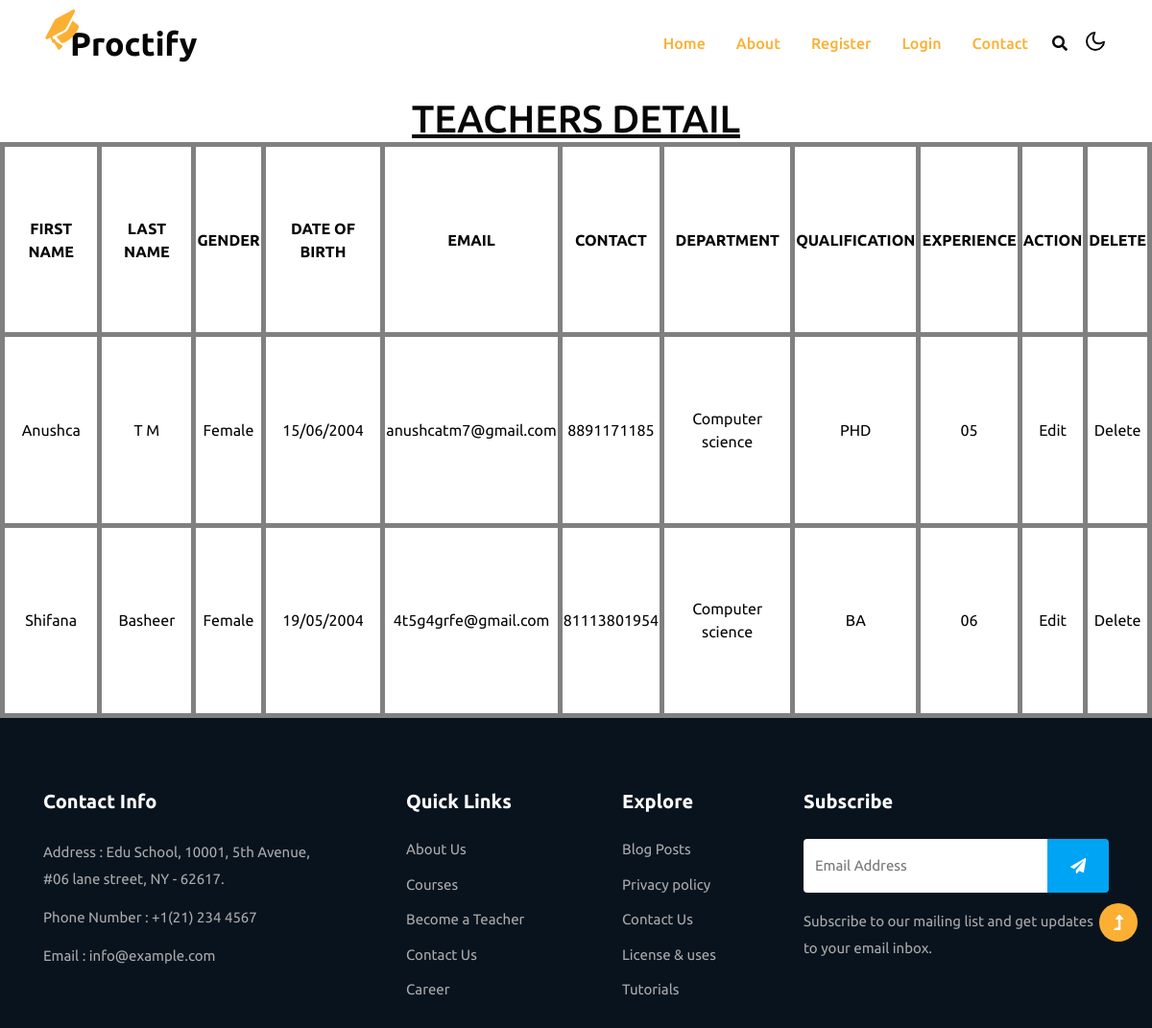
/view, run on the app's committed database.
### proctoring/models.py (models this page shows)
class Register(db.Model, UserMixin):
    id=db.Column(db.Integer, primary_key=True)
    fname = db.Column(db.String(80))
    lname = db.Column(db.String(80))
    gender = db.Column(db.String(80))
    dob = db.Column(db.String(80))
    email = db.Column(db.String(80))
    contact = db.Column(db.String(80))
    password = db.Column(db.String(80))
    admission = db.Column(db.String(80))
    department = db.Column(db.String(80))
    sem = db.Column(db.String(80))
    usertype = db.Column(db.String(80))
    qualification = db.Column(db.String(80))
    experience = db.Column(db.String(80))
    status = db.Column(db.String(80),default='NULL')

### proctoring/routes.py (the view)
@app.route('/view',methods=['GET', 'POST'])
def view():
    a =Register.query.filter_by(usertype="teacher").all()
    return render_template("view.html",a=a)

### proctoring/templates/view.html
{% extends 'layout.html' %}
{% block content %}
<html>
 <head><title>Teacher details</title></head>
 <link rel="stylesheet" href="../static/css/view.css">
 <body>
    <h1 align="center"><u>TEACHERS DETAIL</u></h1>
    <table border="3" align="center" height="600px">
        <tr align="center">
            <th> FIRST NAME</th>
            <th> LAST NAME</th>
            <th> GENDER</th>
            <th> DATE OF BIRTH</th>
            <th> EMAIL</th>
            <th> CONTACT</th>
            <th> DEPARTMENT</th>
            <th> QUALIFICATION</th>
            <th> EXPERIENCE</th>
            <th> ACTION</th>
            <th> DELETE</th>
        </tr>
        {%for i in a%}
        <tr align="center">
            <td>{{i.fname}}</td>
            <td>{{i.lname}}</td>
            <td>{{i.gender}}</td>
            <td>{{i.dob}}</td>
            <td>{{i.email}}</td>
            <td>{{i.contact}}</td>
            <td>{{i.department}}</td>
            <td>{{i.qualification}}</td>
            <td>{{i.experience}}</td>
            <td><a href="/edittregister/{{i.id}}">Edit</a></td>
            <td><a href="/tdelete/{{i.id}}">Delete</a></td>
        </tr>
      {%endfor%}
    </table>
 </body>
</html>
{% endblock %}

### proctoring/static/css/view.css (style rules this page uses)
body { background:url(../images/view3.png); margin-top: 100px; }

### data on the page
Register: fname "Anushca", lname "T M", gender "Female", dob "15/06/2004", email "anushcatm7@gmail.com", contact "8891171185", department "Computer science", qualification "PHD", experience "05"
Register: fname "Shifana", lname "Basheer", gender "Female", dob "19/05/2004", email "4t5g4grfe@gmail.com", contact "81113801954", department "Computer science", qualification "BA", experience "06"
